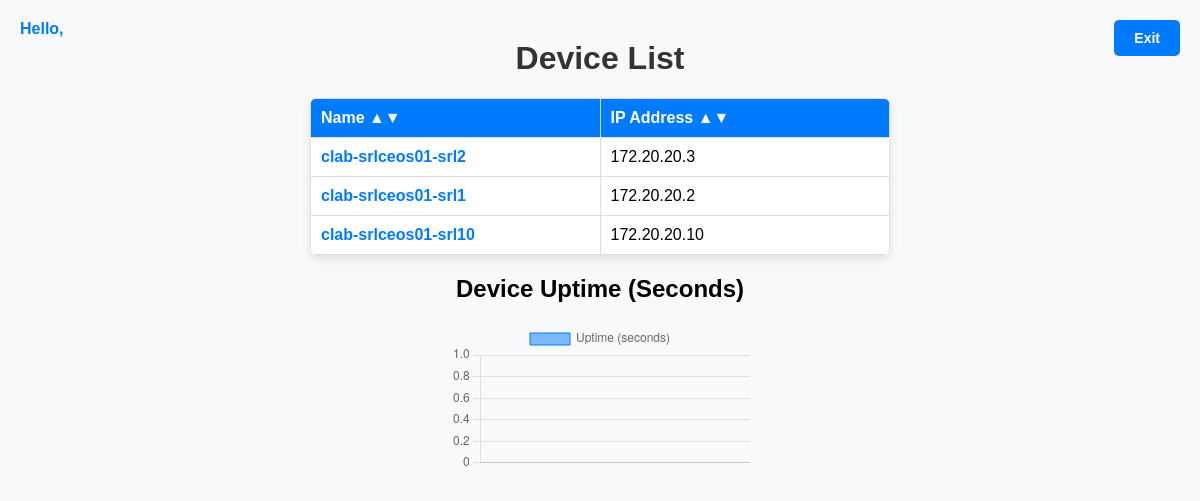
The page /list/ on the database as committed earlier.
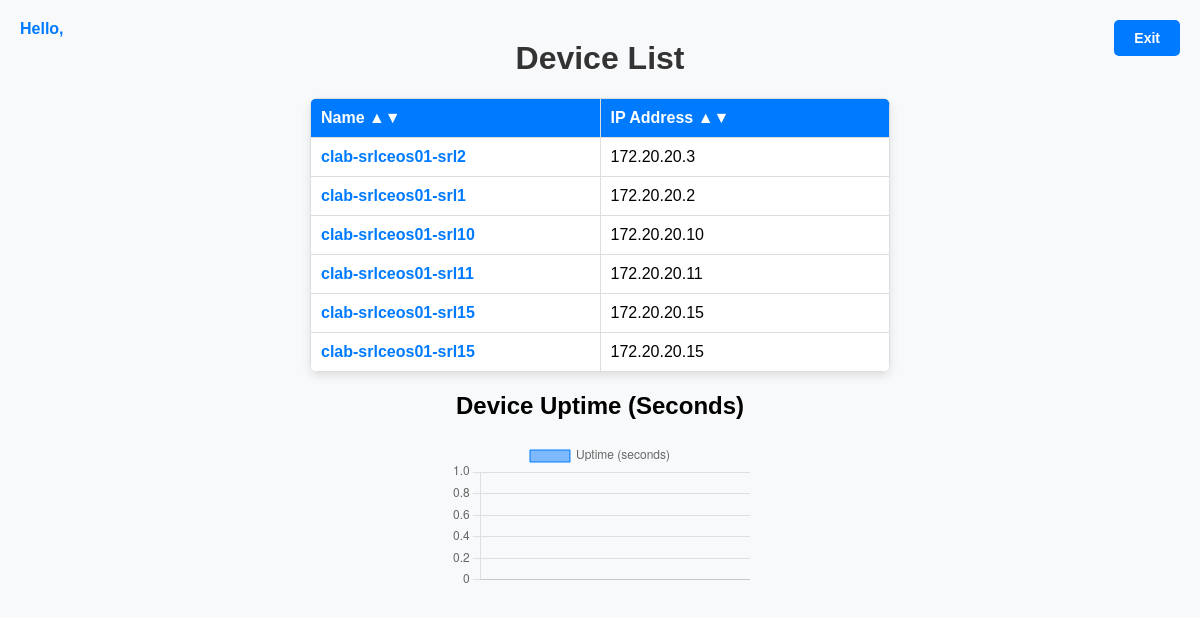
The same page on the database as committed later.
### srlinux_app/models.py (models this page shows, shortened)
class Device(models.Model):
    name = models.CharField(max_length=255)
    ip_address = models.GenericIPAddressField()
    username = models.CharField(max_length=100)
    password = models.CharField(max_length=100)

### srlinux_app/views.py (the view)
# urls.py: path('list/', views.device_list, name='device_list'),
def device_list(request):
    devices = Device.objects.all()
    return render(request, 'device_list.html', {'devices': devices})

### srlinux_app/templates/device_list.html (shortened to what this page needs)
<!DOCTYPE html>
<html lang="en">
<head>
    {% load static %}
</head>
<body>
    <div class="greeting">
        Hello, {{ user.username }}
    </div>
    <div class="exit-button">
        <a href="{% url 'logout_confirmation' %}" style="color: white; text-decoration: none;">Exit</a>
    </div>
    <div class="container">
        <h1>Device List</h1>
        <table id="deviceTable">
            <thead>
                <tr>
                    <th onclick="sortTable(0)">Name &#9650;&#9660;</th>
                    <th onclick="sortTable(1)">IP Address &#9650;&#9660;</th>
                </tr>
            </thead>
            <tbody>
                {% for device in devices %}
                <tr>
                    <td>
                        <a href="{% url 'device_interfaces' device.id %}">{{ device.name }}</a>
                    </td>
                    <td>{{ device.ip_address }}</td>
                </tr>
                {% empty %}
                <tr>
                    <td colspan="2">No devices found</td>
                </tr>
                {% endfor %}
            </tbody>
        </table>
        <h2>Device Uptime (Seconds)</h2>
        <canvas id="uptimeChart"></canvas>
    </div>
</body>
</html>

### srlinux_app/templates/device_list.html (style rules this page uses)
body { font-family: Arial, sans-serif; background-color: #f8f9fa; margin: 0; padding: 0; text-align: center; }
h1 { margin-top: 20px; color: #333; }
table { width: 50%; margin: 20px auto; border-collapse: collapse; background: white; box-shadow: 0px 4px 10px rgba(0, 0, 0, 0.1); border-radius: 8px; overflow: hidden; }
th, td { border: 1px solid #ddd; padding: 10px; text-align: left; width: 50%; }
th { background-color: #007bff; color: white; cursor: pointer; }
a { text-decoration: none; color: #007bff; font-weight: bold; }
.container { padding: 20px; }
.greeting { position: absolute; top: 20px; left: 20px; font-size: 16px; font-weight: bold; color: #007bff; }
.exit-button { position: absolute; top: 20px; right: 20px; background-color: #007bff; color: white; border: none; padding: 10px 20px; border-radius: 5px; cursor: pointer; font-size: 14px; }
canvas { max-width: 80%; margin: 20px auto; }

Rows that differ between the two databases and show on the page:
added Device: name "clab-srlceos01-srl11", ip_address "172.20.20.11"
added Device: name "clab-srlceos01-srl15", ip_address "172.20.20.15"
added Device: name "clab-srlceos01-srl15", ip_address "172.20.20.15"
